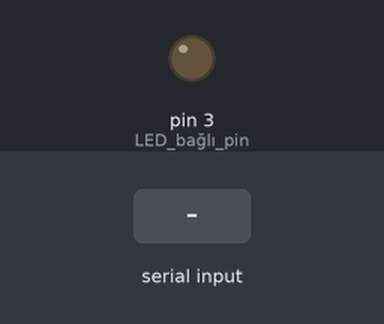
A sketch run on a simulated Arduino Uno, built with avr-gcc and run on an emulated ATmega328P. On the bench: output pins drawn as LEDs (lit = HIGH). Inputs (shaded band) come from the test bench.

Above: at 1.2 s.
1.3 s: "LED_YAK\n" received over Serial
At 2.2 s:
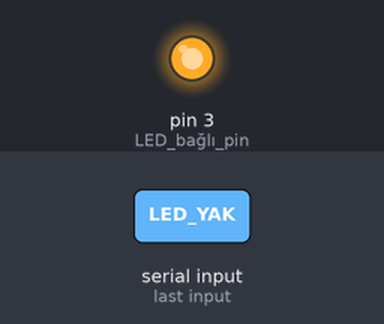
2.8 s: "LED_SONDUR\n" received over Serial
At 3.5 s:
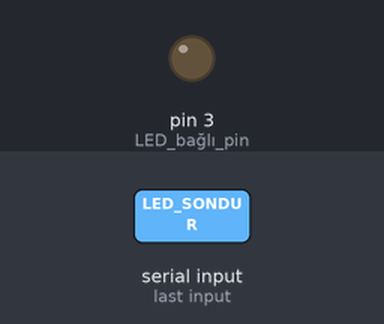
Timing chart, 0 to 5.8 s (numbered marks = the images above; inputs shaded):
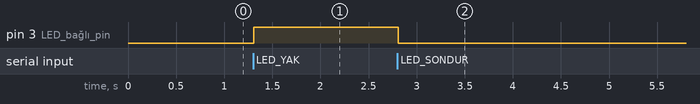

The sketch:

led.ino
```cpp
void setup() {
  Serial.begin(9600);
  pinMode(3, OUTPUT); // LED bağlı pin
}

void loop() {
  if (Serial.available()) {
    String komut = Serial.readStringUntil('\n');

    if (komut == "LED_YAK") {
      digitalWrite(3, HIGH);
    } else if (komut == "LED_SONDUR") {
      digitalWrite(3, LOW);
    }
  }
}
```

Measured:
- after the input at 1.3 s, pin 3 (LED_bağlı_pin): LOW → HIGH at once
- after the input at 2.8 s, pin 3 (LED_bağlı_pin): HIGH → LOW at once
